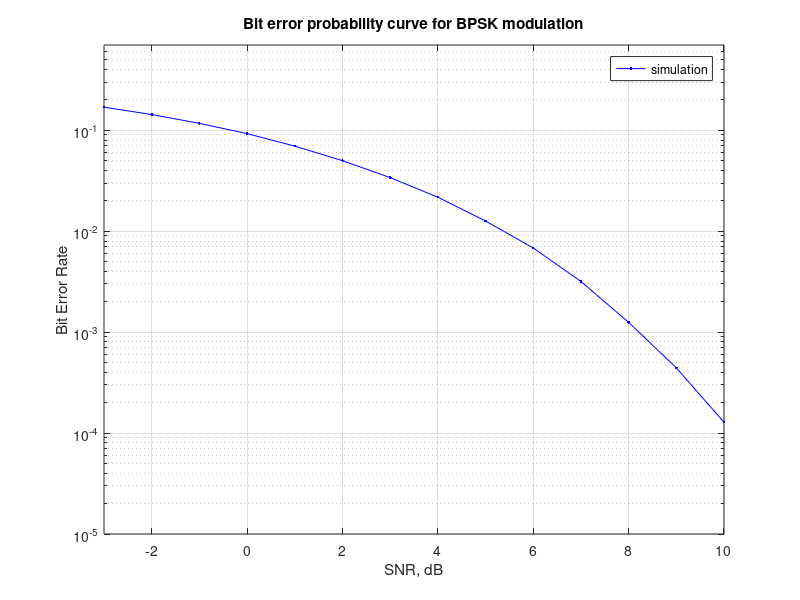

Reproduce this figure in MATLAB.
clear
N = 10^6; % number of bits or symbols
rand('seed',1); % initializing the rand() function so that random bits produced are same in every simulation
randn('seed',1);
% Transmitter
ip1 = rand(1,N/2)>0.5; % generating 0,1 with equal probability
ip2 = rand(1,N/2)>0.5;
ip=[ip1;ip2];

% BPSK modulation
m1 = 2*ip1-1;  % 0 -> -1; 1 -> 1 
m2 = 2*ip2-1;
msg=[m1;m2];

SNR = -3:10 ; % in dB

nErr=zeros(length(SNR),1); %initializing error with 0.

h = 1/sqrt(2)*(randn(2,2) + 1i*randn(2,2));
hin=pinv(h);

s = h * msg;

for ii = 1:length(SNR)

   %Addition Of Noise 
   y = awgn(s,SNR(ii));
   
   % receiver - zero forcing decoding
   xg = hin * y;
   sr = real(xg) > 0;

   % counting the errors
   nErr(ii) = size(find(ip - sr),1);

end

simBer = nErr/N; % simulated ber

% plot
close all
figure
semilogy(SNR,simBer,'b.-');
axis([-3 10 10^-5 0.7])
grid on
legend( 'simulation');
xlabel('SNR, dB');
ylabel('Bit Error Rate');
title('Bit error probability curve for BPSK modulation');